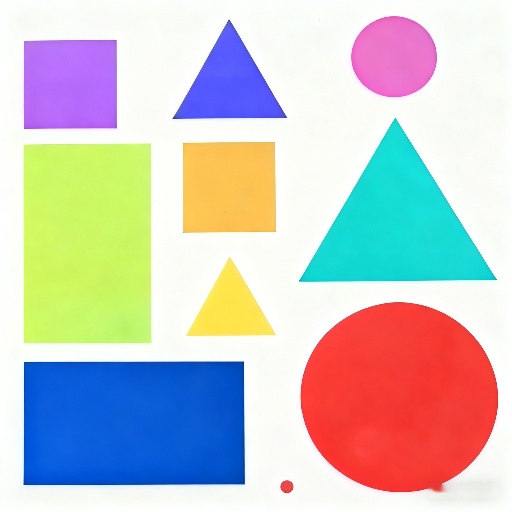
//> input picture OpenCV/course/build/image_without_watermark.jpg, 512 x 512 px, given in place of the camera
$ ./ColorPicker   (built with g++ and OpenCV 4)
//> lines starting //> are read from the running program, lines starting //| are printed output that depends on the picture; after the words box and inside, x2 and y2 are one past the last pixel; in counts of white or black regions, pixels touching at a corner belong together
#include <opencv2/opencv.hpp>

int main()
{
    cv::VideoCapture cap(0);
    cv::Mat img;

    cv::Mat imgHSV, mask, imgColor;
    int HueMin = 0, SaturationMin = 0, ValueMin = 0;
    int HueMax = 179, SaturationMax = 255, ValueMax = 255;

    cv::namedWindow("Trackbars", (640, 200));
    cv::createTrackbar("Hue Min", "Trackbars", &HueMin, 179);
//> slider 'Hue Min' is set to 35
    cv::createTrackbar("Hue Max", "Trackbars", &HueMax, 179);
    cv::createTrackbar("Saturation Min", "Trackbars", &SaturationMin, 255);
//> slider 'Saturation Min' is set to 51
    cv::createTrackbar("Saturation Max", "Trackbars", &SaturationMax, 255);
    cv::createTrackbar("Value Min", "Trackbars", &ValueMin, 255);
//> slider 'Value Min' is set to 51
    cv::createTrackbar("Value Max", "Trackbars", &ValueMax, 255);

    while(true)
    {
        cap.read(img);
//> img is the input picture: 512 rows x 512 cols, CV_8UC3; mean B, G, R 197.5, 197.9, 200.3

        //将图像转换成hsv
        cv::cvtColor(img, imgHSV, cv::COLOR_BGR2HSV);
//> imgHSV: 512 rows x 512 cols, CV_8UC3; mean H, S, V 56.5, 97.9, 244.3

        //HSV 的三个核心要素是：Hue（色相）、Saturation（饱和度）、Value（明度）
        cv::Scalar lower(HueMin, SaturationMin, ValueMin);
        cv::Scalar upper(HueMax, SaturationMax, ValueMax);
        cv::inRange(imgHSV, lower, upper, mask);
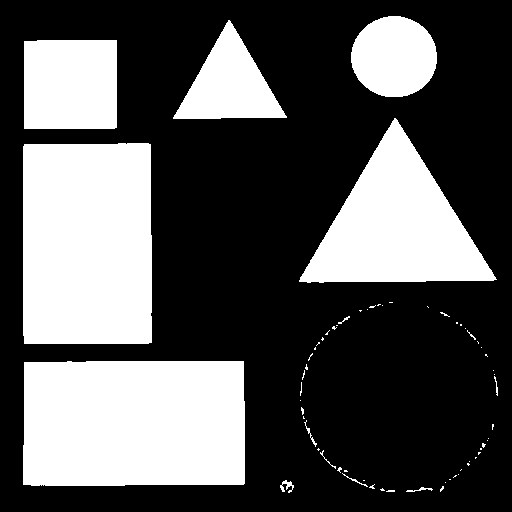
//> mask: 512 rows x 512 cols, CV_8UC1; 34.3% white; 65 white regions (52 under 20 px), largest, box (x1, y1, x2, y2) and area: (23, 361, 245, 486) 27437, (23, 143, 152, 344) 25723, (299, 118, 497, 283) 16522
        cv::bitwise_and(img, img, imgColor, mask = mask);//位与运算函数，根据掩码mask从原图中提取符合条件的颜色区域
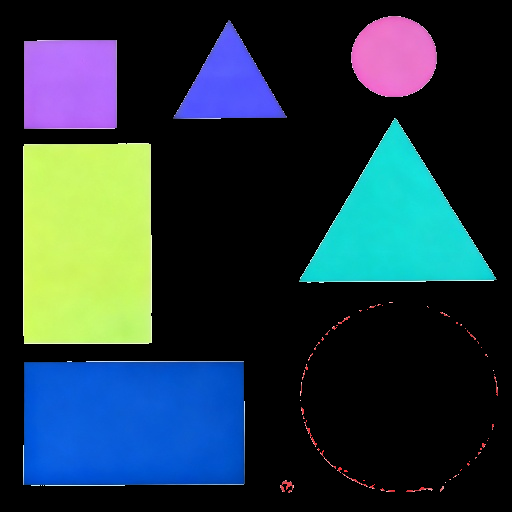
//> imgColor: 512 rows x 512 cols, CV_8UC3; mean B, G, R 63.2, 55.4, 35.8

        std::cout << HueMin << "," << HueMax
            << "," << SaturationMin << "," << SaturationMax
            << "," << ValueMin << "," << ValueMax << std::endl;
        //HueMin,HueMax,SaturationMin,SaturationMax,ValueMin,ValueMax

        cv::imshow("Image", img);
        cv::imshow("Image HSV", imgHSV);
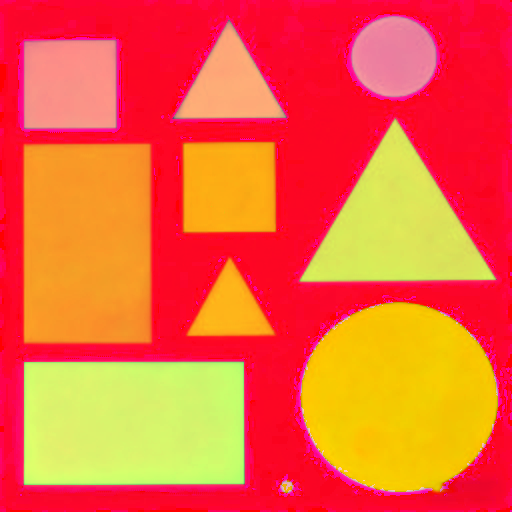
//> window 'Image HSV': 512 rows x 512 cols, CV_8UC3; mean B, G, R 56.5, 97.9, 244.3
        cv::imshow("Image Mask", mask);//mask是黑白二值图（白色=符合阈值，黑色=不符合），还没调整滑块时全白
        cv::imshow("Image Color", imgColor); //彩色图（保留符合阈值区域的原始颜色，其他区域黑色）


        cv::waitKey(1);
    }

    return 0;
}


// cv::inRange 颜色/数值范围筛选
// 根据设定的下界（lowerb） 和上界（upperb），筛选图像中所有像素值在 [lowerb, upperb] 范围内的区域
// void inRange(
//     InputArray src,       // 输入图像（多通道或单通道，如BGR、HSV、灰度图）
//     InputArray lowerb,    // 下界（与src同通道数，每个通道的最小值）
//     InputArray upperb,    // 上界（与src同通道数，每个通道的最大值）
//     OutputArray dst       // 输出二值图像（单通道，符合条件的像素为255，否则0）
// );

// cv::bitwise_and 图像按位与运算
// 按位与：两个像素值都为非零时（如 255），结果为非零；只要有一个为零，结果为零
// “用掩码（Mask）提取原图中的特定区域”—— 掩码中白色区域（255）对应的原图部分会被保留，黑色区域（0）对应的部分会被过滤掉
// void bitwise_and(
//     InputArray src1,       // 输入图像1（单通道或多通道，如BGR图、二值图）
//     InputArray src2,       // 输入图像2（需与src1大小、通道数相同）
//     OutputArray dst,       // 输出图像（与输入大小、通道数相同，存储运算结果）
//     InputArray mask = noArray()  // 可选掩码：仅对掩码中非零像素的位置进行运算
// );

// cv::createTrackbar 创建滑动条（Trackbar） ，动态调整参数
// int createTrackbar(
//     const String& trackbarname,  // 滑动条的名称（显示在滑动条旁）
//     const String& winname,       // 滑动条所属的窗口名称（必须先创建该窗口）
//     int* value,                  // 与滑动条绑定的变量指针（滑动条位置对应的值）
//     int count,                   // 滑动条的最大值（最小值固定为0）
//     TrackbarCallback onChange = 0, // 回调函数（滑动条变动时触发，可选）
//     void* userdata = 0           // 传给回调函数的用户数据（可选）
// );
